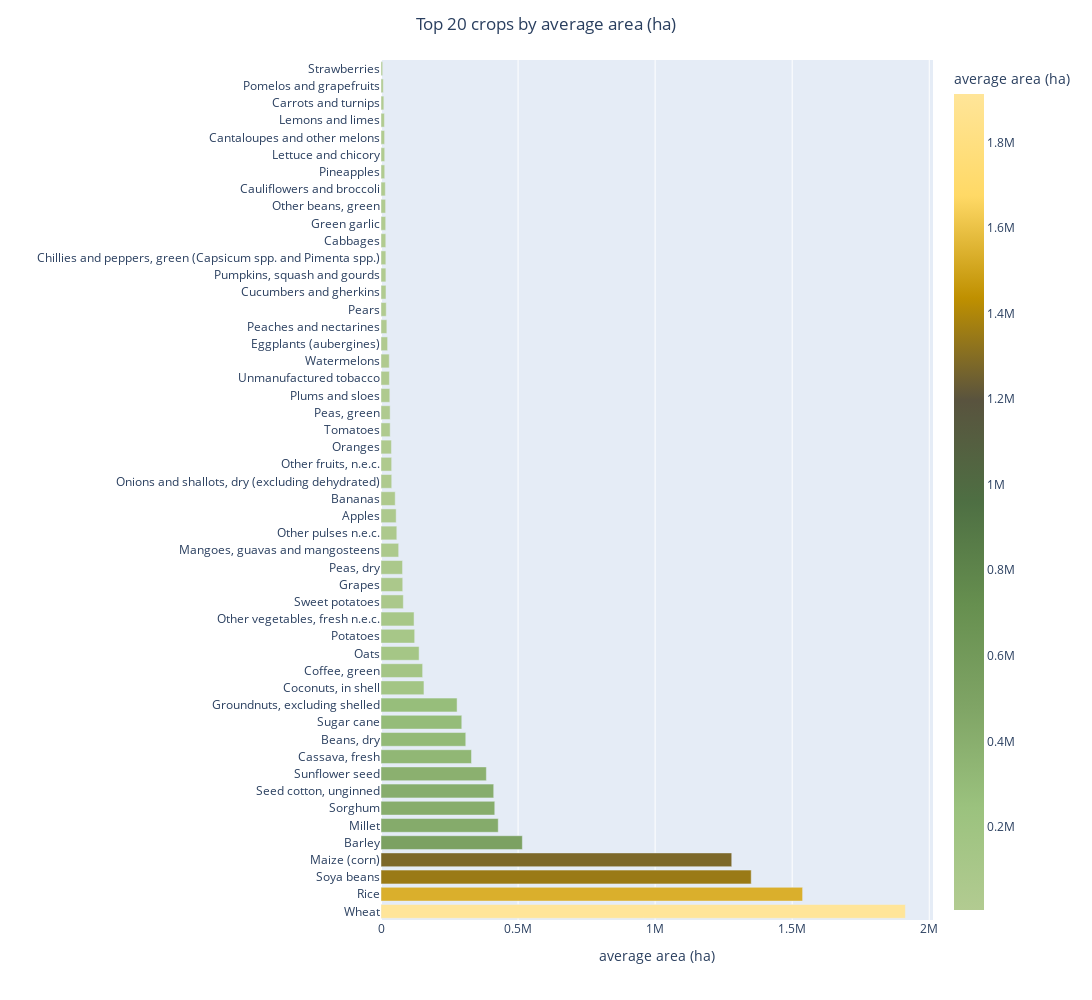

This figure's notebook cell:
### Code cell
fig = px.bar(crops_byarea, x='area_harvested_ha', y='Crop', color='area_harvested_ha', color_continuous_scale=agro)
fig.update_layout(height=1000, width=1500, title_text="Top 20 crops by average area (ha)", title_x=0.5,xaxis_title='average area (ha)',yaxis_title = '',
                  coloraxis_colorbar_title='average area (ha)')

### Figure 1 — Plotly figure (JSON) as saved in the notebook; plotly's stock layout.template omitted (floating-point values rounded to 4 significant figures)
{"data": [{"alignmentgroup": "True", "hovertemplate": "area_harvested_ha=%{marker.color}<br>Crop=%{y}<extra></extra>", "legendgroup": "", "marker": {"color": [1913000.0, 1538000.0, 1350000.0, 1279000.0, 515600.0, 427700.0, 415000.0, 411200.0, 384400.0, 330200.0, 309200.0, 294700.0, 277500.0, 156700.0, 151900.0, 139000.0, 122900.0, 120600.0, 81450.0, 79300.0, 78560.0, 64470.0, 57670.0, 55380.0, 51850.0, 39130.0, 38840.0, 38060.0, 33470.0, 33380.0, 32150.0, 30700.0, 30130.0, 24150.0, 21340.0, 19130.0, 18180.0, 17860.0, 17700.0, 17480.0, 17180.0, 16780.0, 15810.0, 13640.0, 13620.0, 13120.0, 12550.0, 10400.0, 8449.0, 6086.0], "coloraxis": "coloraxis", "pattern": {"shape": ""}}, "name": "", "offsetgroup": "", "orientation": "h", "showlegend": false, "textposition": "auto", "type": "bar", "x": [1913000.0, 1538000.0, 1350000.0, 1279000.0, 515600.0, 427700.0, 415000.0, 411200.0, 384400.0, 330200.0, 309200.0, 294700.0, 277500.0, 156700.0, 151900.0, 139000.0, 122900.0, 120600.0, 81450.0, 79300.0, 78560.0, 64470.0, 57670.0, 55380.0, 51850.0, 39130.0, 38840.0, 38060.0, 33470.0, 33380.0, 32150.0, 30700.0, 30130.0, 24150.0, 21340.0, 19130.0, 18180.0, 17860.0, 17700.0, 17480.0, 17180.0, 16780.0, 15810.0, 13640.0, 13620.0, 13120.0, 12550.0, 10400.0, 8449.0, 6086.0], "xaxis": "x", "y": ["Wheat", "Rice", "Soya beans", "Maize (corn)", "Barley", "Millet", "Sorghum", "Seed cotton, unginned", "Sunflower seed", "Cassava, fresh", "Beans, dry", "Sugar cane", "Groundnuts, excluding shelled", "Coconuts, in shell", "Coffee, green", "Oats", "Potatoes", "Other vegetables, fresh n.e.c.", "Sweet potatoes", "Grapes", "Peas, dry", "Mangoes, guavas and mangosteens", "Other pulses n.e.c.", "Apples", "Bananas", "Onions and shallots, dry (excluding dehydrated)", "Other fruits, n.e.c.", "Oranges", "Tomatoes", "Peas, green", "Plums and sloes", "Unmanufactured tobacco", "Watermelons", "Eggplants (aubergines)", "Peaches and nectarines", "Pears", "Cucumbers and gherkins", "Pumpkins, squash and gourds", "Chillies and peppers, green (Capsicum spp. and Pimenta spp.)", "Cabbages", "Green garlic", "Other beans, green", "Cauliflowers and broccoli", "Pineapples", "Lettuce and chicory", "Cantaloupes and other melons", "Lemons and limes", "Carrots and turnips", "Pomelos and grapefruits", "Strawberries"], "yaxis": "y"}], "layout": {"barmode": "relative", "coloraxis": {"colorbar": {"title": {"text": "average area (ha)"}}, "colorscale": [[0, "#b2cb91"], [0.125, "#9bc27e"], [0.25, "#7fa465"], [0.375, "#668f4f"], [0.5, "#4e6f43"], [0.625, "#59533e"], [0.75, "#bf9000"], [0.875, "#ffd966"], [1, "#ffe599"]]}, "height": 1000, "legend": {"tracegroupgap": 0}, "margin": {"t": 60}, "title": {"text": "Top 20 crops by average area (ha)", "x": 0.5}, "width": 1500, "xaxis": {"anchor": "y", "domain": [0, 1], "title": {"text": "average area (ha)"}}, "yaxis": {"anchor": "x", "domain": [0, 1], "title": {"text": ""}}}}
